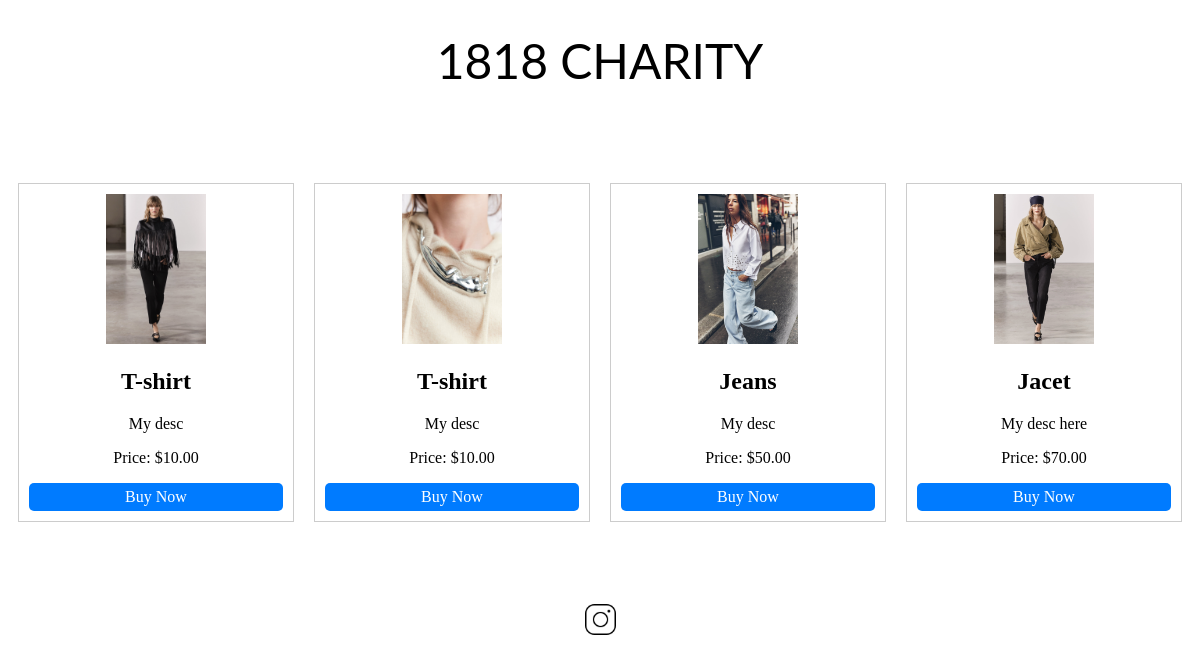
The page / on the database its author committed.
### catalog/models.py (models this page shows, shortened)
class Product(models.Model):
    name = models.CharField(max_length=255)
    description = models.TextField()
    price = models.DecimalField(max_digits=10, decimal_places=2)
    image = models.ImageField(upload_to='products/')
    created_at = models.DateTimeField(auto_now_add=True)
    updated_at = models.DateTimeField(auto_now=True)
    '''
    INSERT INTO table_name (name, description, price, image )
    VALUES ("T-shirt", "My desc", 10, ...);
    '''
    class Meta:
        app_label = 'catalog'

### catalog/views.py (the view)
# urls.py: path('', views.product_list, name='product_list'),
def product_list(request):
    products = Product.objects.all()
    return render(request, 'index.html', {'products': products})

### templates/index.html (shortened to what this page needs)
<!DOCTYPE html>
<html lang="en">
<head>
</head>
<body>
    <div id="title">
	<h1 class="h1">1818 CHARITY</h1>
	<br><br>
    </div>
	<ul class="product-list">
		{% for product in products %}
			<li class="product-item">
				<a href="{% url 'product_detail' product.pk %}">
					<img src="{{ product.image.url }}" alt="{{ product.name }}" width="100">
				</a>
				<h2>{{ product.name }}</h2>
				<p>{{ product.description }}</p>
				<p>Price: ${{ product.price }}</p>
				<a href="#" class="buy-now-button">Buy Now</a>
			</li>
		{% endfor %}
	</ul>
    <br>
    <br>
    <div id="social-media">
	    <br>
	    <a href="https://www.instagram.com/1818charity">
		    <img class="instagram-icon" width="50" height="50" src="/staticfiles/images/ig.png" alt="Instagram"/>
	    </a>
	    <br>
    </div>
</body>
</html>

### templates/index.html (style rules this page uses)
.product-list { display: flex; flex-wrap: wrap; justify-content: space-between; list-style: none; padding: 0; }
.product-item { flex: 1; max-width: 30%; margin: 10px; border: 1px solid #ccc; padding: 10px; text-align: center; }
.buy-now-button { display: block; margin-top: 10px; background-color: #007bff; color: #fff; text-decoration: none; padding: 5px 10px; border-radius: 5px; }
.h1 { font-family: 'Lato', sans-serif; font-size: 48px; text-align: center; font-weight: normal; }
.instagram-icon { display: block; margin: 0 auto; text-align: center; width: 35px; height: 35px; }

### rows shown on the page
Product: image (picture), name "T-shirt", description "My desc", price "10.00"
Product: image (picture), name "T-shirt", description "My desc", price "10.00"
Product: image (picture), name "Jeans", description "My desc", price "50.00"
Product: image (picture), name "Jacet", description "My desc here", price "70.00"
